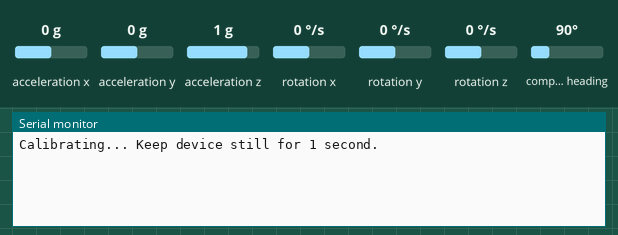
Simulated run of this sketch. Board: Arduino Nano 33 BLE. Parts: the last lines printed to the serial monitor. Inputs (shaded band) come from the test bench; at power-on: acceleration x 0 g, acceleration y 0 g, acceleration z 1 g, rotation x 0 °/s, compass heading 90°, rotation y 0 °/s, rotation z 0 °/s. Nothing arrives over Bluetooth unless stated; a phone connects over Bluetooth LE 3 s after start.

Above: at 2.2 s.
2.3 s: acceleration x set to -1.4 g
At 3.2 s:
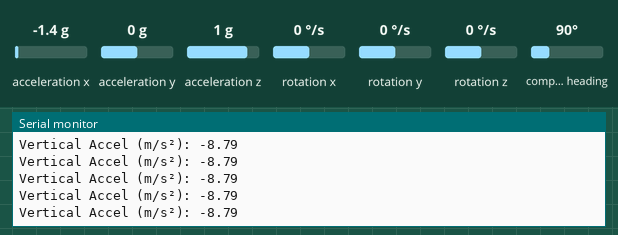
4.5 s: acceleration y set to -1.4 g
At 5.5 s:
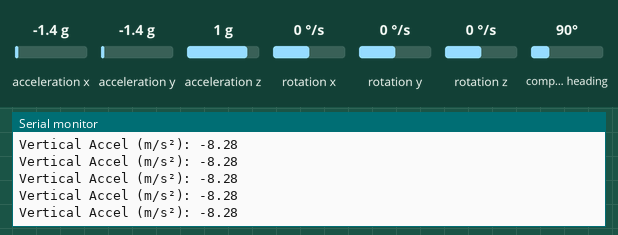
6.0 s: acceleration z set to -1.4 g
At 6.7 s:
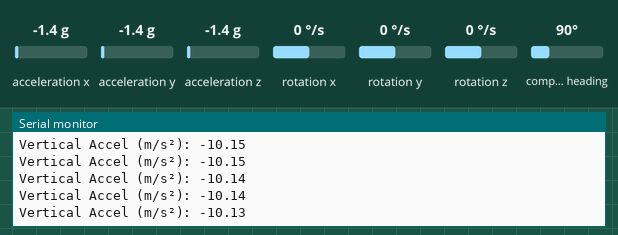
7.5 s: rotation x set to -192 °/s
At 8.5 s:
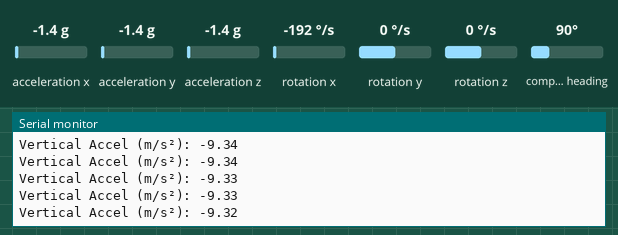
9.0 s: compass heading set to 7°
At 9.9 s:
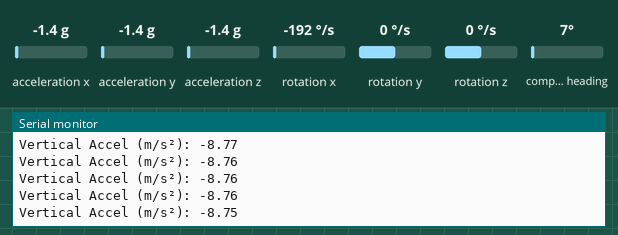
Timing chart, 0 to 11.5 s (numbered marks = the images above; inputs shaded):
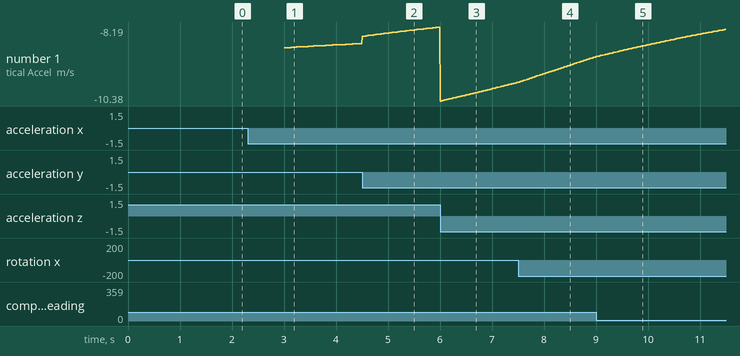

Measured:
- after the input at 2.3 s, the serial monitor: prints a new line after 0.74 s (image 1)
- after the input at 4.5 s, the serial monitor: prints a new line at once (image 2)
- after the input at 6.0 s, the serial monitor: prints a new line at once (image 3)
- plotted number 1: -8.68 → -8.19 after the input at 4.5 s, -8.19 → -9.83 after the input at 6.0 s

The sketch:

SimpleAccelerometer.ino
```cpp
/*
  Arduino Nano 33 BLE Sense (Rev2) + Madgwick Filter
  --------------------------------------------------
  Fuses accelerometer, gyroscope, and magnetometer data to compute vertical
  acceleration in the *world frame*, accounting for barbell rotation.
*/

#include <ArduinoBLE.h>
#include <Arduino_BMI270_BMM150.h>
#include <MadgwickAHRS.h>  // Install via Library Manager

// BLE Setup (same as before)
BLEService accelService("19B10000-E8F2-537E-4F6C-D104768A1214");
BLECharacteristic vertAccelCharacteristic("19B10001-E8F2-537E-4F6C-D104768A1214",
                                          BLERead | BLENotify, 20);

Madgwick filter;  // Sensor fusion filter
const float sensorRate = 104.0;  // Hz (BMI270 default accelerometer rate)
float beta = 0.1;  // Madgwick filter parameter (tune for responsiveness vs. stability)

// Gravity in world frame (z-axis)
const float gravity = 9.81;  // m/s²

void setup() {
  Serial.begin(115200);
  while (!Serial);

  // Initialize BLE (same as before)
  if (!BLE.begin()) {
    Serial.println("BLE failed!");
    while (1);
  }
  BLE.setLocalName("Nano33BLE-VertAccel");
  BLE.setAdvertisedService(accelService);
  accelService.addCharacteristic(vertAccelCharacteristic);
  BLE.addService(accelService);
  BLE.advertise();

  // Initialize IMU
  if (!IMU.begin()) {
    Serial.println("IMU failed!");
    while (1);
  }

  // Configure Madgwick filter
  filter.begin(sensorRate);
  filter.setBeta(beta);

  Serial.println("Calibrating... Keep device still for 1 second.");
  delay(1000);  // Let IMU stabilize
}

void loop() {
  static unsigned long prevMillis = 0;
  BLEDevice central = BLE.central();

  if (central && IMU.accelerationAvailable() && IMU.gyroscopeAvailable() && IMU.magneticFieldAvailable()) {
    // Read sensors
    float aX, aY, aZ;  // Accelerometer (m/s²)
    float gX, gY, gZ;  // Gyroscope (rad/s)
    float mX, mY, mZ;  // Magnetometer (μT)
    IMU.readAcceleration(aX, aY, aZ);
    IMU.readGyroscope(gX, gY, gZ);
    IMU.readMagneticField(mX, mY, mZ);

    // Convert gyro to rad/s (BMI270 reports in degrees/s)
    gX *= DEG_TO_RAD;
    gY *= DEG_TO_RAD;
    gZ *= DEG_TO_RAD;

    // Update Madgwick filter with sensor data
    filter.update(gX, gY, gZ, aX, aY, aZ, mX, mY, mZ);

    // Get orientation quaternion
    float q0, q1, q2, q3;
    filter.getQuaternion(&q0, &q1, &q2, &q3);

    // Rotate accelerometer to world frame
    float worldAccelX = (1 - 2*q2*q2 - 2*q3*q3)*aX + (2*q1*q2 - 2*q0*q3)*aY + (2*q1*q3 + 2*q0*q2)*aZ;
    float worldAccelY = (2*q1*q2 + 2*q0*q3)*aX + (1 - 2*q1*q1 - 2*q3*q3)*aY + (2*q2*q3 - 2*q0*q1)*aZ;
    float worldAccelZ = (2*q1*q3 - 2*q0*q2)*aX + (2*q2*q3 + 2*q0*q1)*aY + (1 - 2*q1*q1 - 2*q2*q2)*aZ;

    // Subtract gravity (world Z-axis) to get linear acceleration
    float linearVertAccel = worldAccelZ - gravity;

    // Convert to string and send via BLE
    char buffer[20];
    snprintf(buffer, sizeof(buffer), "%.4f", linearVertAccel);
    vertAccelCharacteristic.writeValue((uint8_t*)buffer, strlen(buffer));

    // Debug output
    Serial.print("Vertical Accel (m/s²): ");
    Serial.println(linearVertAccel);
  }

  // Control loop rate (adjust based on your sensor rate)
  while (millis() - prevMillis < (1000 / sensorRate));
  prevMillis = millis();
}
```
